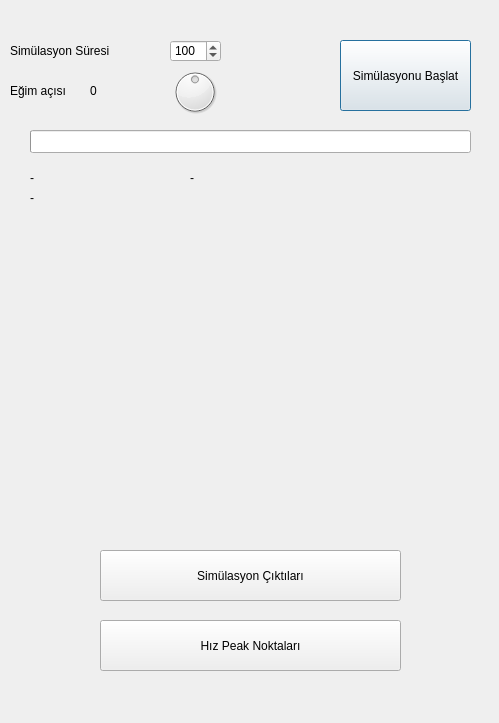
<?xml version="1.0" encoding="UTF-8"?>
<ui version="4.0">
 <class>Dialog</class>
 <widget class="QDialog" name="Dialog">
  <property name="geometry">
   <rect>
    <x>0</x>
    <y>0</y>
    <width>499</width>
    <height>723</height>
   </rect>
  </property>
  <property name="font">
   <font>
    <pointsize>9</pointsize>
   </font>
  </property>
  <property name="windowTitle">
   <string>ESTU SOLAR SDP</string>
  </property>
  <widget class="QLabel" name="label">
   <property name="geometry">
    <rect>
     <x>10</x>
     <y>40</y>
     <width>151</width>
     <height>21</height>
    </rect>
   </property>
   <property name="text">
    <string>Simülasyon Süresi</string>
   </property>
   <property name="textFormat">
    <enum>Qt::AutoText</enum>
   </property>
  </widget>
  <widget class="QSpinBox" name="sure">
   <property name="geometry">
    <rect>
     <x>170</x>
     <y>40</y>
     <width>51</width>
     <height>22</height>
    </rect>
   </property>
   <property name="maximum">
    <number>600</number>
   </property>
   <property name="value">
    <number>100</number>
   </property>
   <property name="displayIntegerBase">
    <number>10</number>
   </property>
  </widget>
  <widget class="QPushButton" name="pushButton">
   <property name="geometry">
    <rect>
     <x>340</x>
     <y>40</y>
     <width>131</width>
     <height>71</height>
    </rect>
   </property>
   <property name="text">
    <string>Simülasyonu Başlat</string>
   </property>
  </widget>
  <widget class="QPushButton" name="pushButton_2">
   <property name="geometry">
    <rect>
     <x>100</x>
     <y>550</y>
     <width>301</width>
     <height>51</height>
    </rect>
   </property>
   <property name="text">
    <string>Simülasyon Çıktıları</string>
   </property>
  </widget>
  <widget class="QProgressBar" name="progressBar">
   <property name="geometry">
    <rect>
     <x>30</x>
     <y>130</y>
     <width>441</width>
     <height>23</height>
    </rect>
   </property>
   <property name="value">
    <number>0</number>
   </property>
   <property name="textVisible">
    <bool>false</bool>
   </property>
  </widget>
  <widget class="QLabel" name="label_2">
   <property name="geometry">
    <rect>
     <x>30</x>
     <y>170</y>
     <width>141</width>
     <height>16</height>
    </rect>
   </property>
   <property name="text">
    <string>-</string>
   </property>
  </widget>
  <widget class="QLabel" name="label_3">
   <property name="geometry">
    <rect>
     <x>30</x>
     <y>190</y>
     <width>141</width>
     <height>16</height>
    </rect>
   </property>
   <property name="text">
    <string>-</string>
   </property>
  </widget>
  <widget class="QLabel" name="label_4">
   <property name="geometry">
    <rect>
     <x>190</x>
     <y>170</y>
     <width>181</width>
     <height>16</height>
    </rect>
   </property>
   <property name="text">
    <string>-</string>
   </property>
  </widget>
  <widget class="QPushButton" name="pushButton_3">
   <property name="geometry">
    <rect>
     <x>100</x>
     <y>620</y>
     <width>301</width>
     <height>51</height>
    </rect>
   </property>
   <property name="text">
    <string>Hız Peak Noktaları</string>
   </property>
  </widget>
  <widget class="QWidget" name="content_plot" native="true">
   <property name="geometry">
    <rect>
     <x>20</x>
     <y>210</y>
     <width>451</width>
     <height>321</height>
    </rect>
   </property>
  </widget>
  <widget class="QDial" name="dial">
   <property name="geometry">
    <rect>
     <x>170</x>
     <y>60</y>
     <width>50</width>
     <height>64</height>
    </rect>
   </property>
   <property name="minimum">
    <number>-90</number>
   </property>
   <property name="maximum">
    <number>90</number>
   </property>
  </widget>
  <widget class="QLabel" name="label_5">
   <property name="geometry">
    <rect>
     <x>10</x>
     <y>80</y>
     <width>81</width>
     <height>21</height>
    </rect>
   </property>
   <property name="text">
    <string>Eğim açısı</string>
   </property>
   <property name="textFormat">
    <enum>Qt::AutoText</enum>
   </property>
  </widget>
  <widget class="QLabel" name="label_6">
   <property name="geometry">
    <rect>
     <x>90</x>
     <y>80</y>
     <width>81</width>
     <height>21</height>
    </rect>
   </property>
   <property name="text">
    <string>0</string>
   </property>
   <property name="textFormat">
    <enum>Qt::AutoText</enum>
   </property>
  </widget>
 </widget>
 <resources/>
 <connections>
  <connection>
   <sender>dial</sender>
   <signal>valueChanged(int)</signal>
   <receiver>label_6</receiver>
   <slot>setNum(int)</slot>
   <hints>
    <hint type="sourcelabel">
     <x>197</x>
     <y>89</y>
    </hint>
    <hint type="destinationlabel">
     <x>155</x>
     <y>89</y>
    </hint>
   </hints>
  </connection>
 </connections>
</ui>
